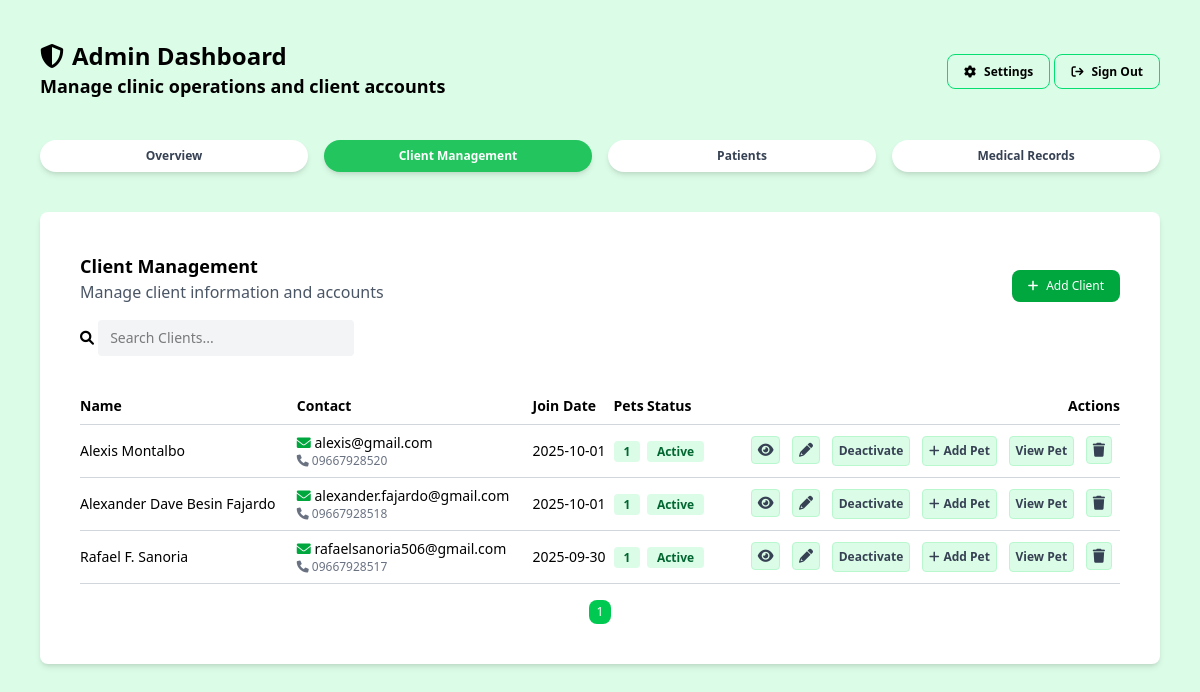
Page /admin/client-management.php (signed in) on the committed database.
### tables this page shows
CREATE TABLE `owners` (
  `id` bigint(20) NOT NULL,
  `user_id` bigint(20) DEFAULT NULL,
  `name` text NOT NULL,
  `email` text DEFAULT NULL,
  `phone` varchar(32) DEFAULT NULL,
  `emergency` varchar(32) DEFAULT NULL,
  `address` longtext NOT NULL,
  `created_at` timestamp NOT NULL DEFAULT current_timestamp(),
  `status` enum('Active','Inactive') NOT NULL DEFAULT 'Active'
);

### helpers/fetch.php (called while the page is built, shortened)
<?php
function fetchAllData(PDO $pdo, string $query, array $params = []): array
{
    $stmt = $pdo->prepare($query);
    $stmt->execute($params);
    return $stmt->fetchAll(PDO::FETCH_ASSOC);
}

### admin/client-management.php (the view, shortened to what this page needs)
<?php
include_once __DIR__ . '/../config/config.php';
require_once __DIR__ . '/../helpers/fetch.php';
?>
<!DOCTYPE html>
<html lang="en">
<head>
    <link rel="stylesheet" href="../assets/css/output.css">
    <link rel="stylesheet" href="../assets/css/global.css">
    <link rel="stylesheet" href="https://cdnjs.cloudflare.com/ajax/libs/font-awesome/6.0.0-beta3/css/all.min.css">
</head>
<body class="bg-green-100 w-full min-h-screen overflow-y-auto">
    <?php include_once '../includes/admin-header.php'; ?>
    <main class="p-10 max-w-[1400px] mx-auto">
        <section class="p-10 bg-white rounded-lg shadow-md">
            <div class="mb-4 flex items-center justify-between">
                <div>
                    <h3 class="font-semibold text-lg">Client Management</h3>
                    <h4 class="text-gray-600">Manage client information and accounts</h4>
                </div>
                <button data-modal="addClientModal"
                    class="open-modal mt-4 px-4 py-2 bg-green-600 text-white rounded-lg text-xs hover:bg-green-700 cursor-pointer">
                    <i class="fa-solid fa-plus mr-2"></i>Add Client
                </button>
            </div>
            <div class="mb-4">
                <form>
                    <i class="fa-solid fa-search text-sm"></i>
                    <input type="search" id="search" placeholder="Search Clients..."
                        class="bg-gray-100 rounded px-3 py-2 mb-4 text-sm w-64 focus:outline-none focus:ring-2 focus:ring-green-500">
                </form>
            </div>
            <table class="w-full border-collapse">
                <thead>
                    <tr class="text-sm text-left border-b border-gray-300">
                        <th class="font-semibold py-2">Name</th>
                        <th class="font-semibold py-2">Contact</th>
                        <th class="font-semibold py-2">Join Date</th>
                        <th class="font-semibold py-2">Pets</th>
                        <th class="font-semibold py-2">Status</th>
                        <th class="font-semibold py-2 text-right">Actions</th>
                    </tr>
                </thead>
                <tbody id="clientsBody">
                    <?php
                    $clients = fetchAllData($pdo, "SELECT
                                o.id AS owner_id,
                                o.user_id,
                                o.name,
                                o.email,
                                o.emergency,
                                o.phone,
                                o.created_at,
                                o.status,
                                o.address,
                                GROUP_CONCAT(p.name SEPARATOR ', ') AS pets,
                                COUNT(p.id) AS pet_count
                            FROM owners o
                            LEFT JOIN pets p ON o.id = p.owner_id
                            GROUP BY o.id ORDER BY o.created_at DESC
                            ");
                    $status = [
                        'Active' => ['bg' => 'bg-green-100', 'color' => 'text-green-800'],
                        'Inactive' => ['bg' => 'bg-red-500', 'color' => 'text-white']
                    ];
                    foreach ($clients as $client) {
                        $Type = $client['status'];
                        $typeinfo = $status[$Type] ?? ['color' => 'text-gray-700', 'bg' => 'bg-gray-200'];
                        echo '<tr class="border-b border-gray-300 hover:bg-green-50 text-sm text-left">';
                        echo '<td class="py-2">' . htmlspecialchars($client['name']) . '</td>';
                        echo '<td class="py-2 flex flex-col">' . '<span><i class="fa-solid fa-envelope text-green-600"></i>&nbsp;' . htmlspecialchars($client['email']) . '</span>' . '<span class="text-gray-500 text-xs"><i class="fa-solid fa-phone">&nbsp;</i>' . htmlspecialchars($client['phone']) . '</span></td>';
                        echo '<td class="py-2">' . date('Y-m-d', strtotime($client['created_at'])) . '</td>';
                        echo '<td class="py-2"><span class="bg-green-100 text-green-800 text-xs font-semibold px-2.5 py-0.5 rounded">' . $client['pet_count'] . '</span></td>';
                        echo '<td class="py-2"><span class="' . $typeinfo['bg'] . ' ' . $typeinfo['color'] . ' text-xs font-semibold px-2.5 py-0.5 rounded">' . $client['status'] . '</td>';
                        echo '<td class="py-2 text-right">
                            <button
                                data-modal="viewModal"
                                data-id="' . $client['owner_id'] . '"
                                data-name="' . htmlspecialchars($client['name'] ?? '') . '"
                                data-email="' . htmlspecialchars($client['email'] ?? '') . '"
                                data-phone="' . htmlspecialchars($client['phone'] ?? '') . '"
                                data-emergency="' . htmlspecialchars($client['emergency'] ?? '') . '"
                                data-created="' . date('Y-m-d', strtotime($client['created_at'])) . '"
                                data-address="' . htmlspecialchars($client['address'] ?? '') . '"
                                data-petcount="' . $client['pet_count'] . '"
                                class="open-modal fa-solid fa-eye cursor-pointer text-gray-700 mr-2 bg-green-100 p-1.5 border rounded border-green-200 hover:bg-green-300">
                            </button>
                            <button class="open-update-modal fa-solid fa-pencil-alt cursor-pointer text-gray-700 mr-2 bg-green-100 p-1.5 rounded border border-green-200 hover:bg-green-300"
                                data-id="' . $client['owner_id'] . '">
                            </button>';
                        if ($client['status'] === 'Inactive') {
                            echo '
    <button
        class="toggle-status-btn cursor-pointer text-gray-700 mr-2 bg-red-100 text-xs font-semibold p-1.5 rounded border border-red-200 hover:bg-red-300"
        data-id="' . $client['user_id'] . '"
        data-action="activate">
        Activate
    </button>';
                        } else {
                            echo '
    <button
        class="toggle-status-btn cursor-pointer text-gray-700 mr-2 bg-green-100 text-xs font-semibold p-1.5 rounded border border-green-200 hover:bg-green-300"
        data-id="' . $client['user_id'] . '"
        data-action="deactivate">
        Deactivate
    </button>';
                        }
                        echo '
                        <button
                            data-owner="' . $client['owner_id'] . '"
                            class="open-pet-modal text-gray-700 cursor-pointer mr-2 bg-green-100 text-xs font-semibold p-1.5 rounded border border-green-200 hover:bg-green-300">
                            <i class="fa-solid fa-plus mr-1"></i>Add Pet
                        </button>
                        <button
                            data-modal="viewPetModal"
                            data-owner="' . $client['owner_id'] . '"
                            class="open-modal text-gray-700 cursor-pointer mr-2 bg-green-100 text-xs font-semibold p-1.5 rounded border border-green-200 hover:bg-green-300">
                            View Pet
                        </button>
                        <button
                            class="open-delete-modal fa-solid fa-trash cursor-pointer text-gray-700 mr-2 bg-green-100 p-1.5 border rounded border-green-200 hover:bg-red-400"
                            data-id="' . $client['user_id'] . '"
                            data-name="' . htmlspecialchars($client['name']) . '">
                        </button>
                    </td>';
                        echo '</tr>';
                    }
                    ?>
                </tbody>
            </table>
            <div id="pagination" class="flex justify-center space-x-2 mt-4"></div>
        </section>
    </main>
</body>
</html>

### rows in the picture
owners: name "Alexis Montalbo", email "alexis@gmail.com", phone "09667928520", created_at "2025-10-01", pet_count "1", status "Active"
owners: name "Alexander Dave Besin Fajardo", email "alexander.fajardo@gmail.com", phone "09667928518", created_at "2025-10-01", pet_count "1", status "Active"
owners: name "Rafael F. Sanoria", email "rafaelsanoria506@gmail.com", phone "09667928517", created_at "2025-09-30", pet_count "1", status "Active"
